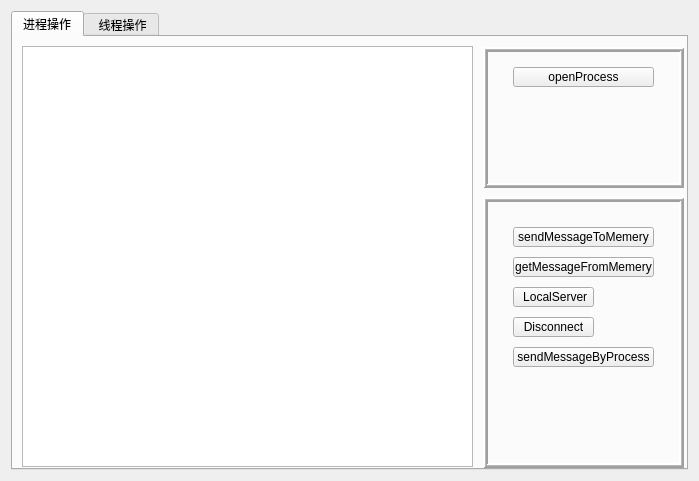
<?xml version="1.0" encoding="UTF-8"?>
<ui version="4.0">
 <class>Widget</class>
 <widget class="QWidget" name="Widget">
  <property name="geometry">
   <rect>
    <x>0</x>
    <y>0</y>
    <width>699</width>
    <height>481</height>
   </rect>
  </property>
  <property name="windowTitle">
   <string>Widget</string>
  </property>
  <layout class="QHBoxLayout" name="horizontalLayout">
   <item>
    <widget class="QTabWidget" name="tabWidget">
     <property name="sizePolicy">
      <sizepolicy hsizetype="Expanding" vsizetype="Expanding">
       <horstretch>0</horstretch>
       <verstretch>0</verstretch>
      </sizepolicy>
     </property>
     <property name="currentIndex">
      <number>0</number>
     </property>
     <widget class="QWidget" name="tab">
      <attribute name="title">
       <string>进程操作</string>
      </attribute>
      <widget class="QTextEdit" name="text">
       <property name="enabled">
        <bool>true</bool>
       </property>
       <property name="geometry">
        <rect>
         <x>9</x>
         <y>9</y>
         <width>451</width>
         <height>421</height>
        </rect>
       </property>
       <property name="sizePolicy">
        <sizepolicy hsizetype="Fixed" vsizetype="Expanding">
         <horstretch>0</horstretch>
         <verstretch>0</verstretch>
        </sizepolicy>
       </property>
      </widget>
      <widget class="QFrame" name="frame_2">
       <property name="geometry">
        <rect>
         <x>470</x>
         <y>10</y>
         <width>201</width>
         <height>141</height>
        </rect>
       </property>
       <property name="sizePolicy">
        <sizepolicy hsizetype="Preferred" vsizetype="Preferred">
         <horstretch>0</horstretch>
         <verstretch>0</verstretch>
        </sizepolicy>
       </property>
       <property name="frameShape">
        <enum>QFrame::Box</enum>
       </property>
       <property name="frameShadow">
        <enum>QFrame::Raised</enum>
       </property>
       <property name="lineWidth">
        <number>2</number>
       </property>
       <property name="midLineWidth">
        <number>1</number>
       </property>
       <widget class="QPushButton" name="openpro">
        <property name="geometry">
         <rect>
          <x>30</x>
          <y>20</y>
          <width>141</width>
          <height>20</height>
         </rect>
        </property>
        <property name="text">
         <string>openProcess</string>
        </property>
       </widget>
      </widget>
      <widget class="QFrame" name="frame">
       <property name="geometry">
        <rect>
         <x>470</x>
         <y>160</y>
         <width>201</width>
         <height>271</height>
        </rect>
       </property>
       <property name="frameShape">
        <enum>QFrame::Box</enum>
       </property>
       <property name="frameShadow">
        <enum>QFrame::Raised</enum>
       </property>
       <property name="lineWidth">
        <number>2</number>
       </property>
       <property name="midLineWidth">
        <number>1</number>
       </property>
       <widget class="QPushButton" name="sendmessage">
        <property name="geometry">
         <rect>
          <x>30</x>
          <y>30</y>
          <width>141</width>
          <height>20</height>
         </rect>
        </property>
        <property name="text">
         <string>sendMessageToMemery</string>
        </property>
       </widget>
       <widget class="QPushButton" name="getMessage">
        <property name="geometry">
         <rect>
          <x>30</x>
          <y>60</y>
          <width>141</width>
          <height>20</height>
         </rect>
        </property>
        <property name="text">
         <string>getMessageFromMemery</string>
        </property>
       </widget>
       <widget class="QPushButton" name="locserver">
        <property name="geometry">
         <rect>
          <x>30</x>
          <y>90</y>
          <width>81</width>
          <height>20</height>
         </rect>
        </property>
        <property name="text">
         <string> LocalServer</string>
        </property>
       </widget>
       <widget class="QLabel" name="connectlabel">
        <property name="geometry">
         <rect>
          <x>120</x>
          <y>90</y>
          <width>51</width>
          <height>51</height>
         </rect>
        </property>
        <property name="text">
         <string/>
        </property>
       </widget>
       <widget class="QPushButton" name="disconnect">
        <property name="geometry">
         <rect>
          <x>30</x>
          <y>120</y>
          <width>81</width>
          <height>20</height>
         </rect>
        </property>
        <property name="text">
         <string>Disconnect</string>
        </property>
       </widget>
       <widget class="QPushButton" name="sendmsgbypro">
        <property name="geometry">
         <rect>
          <x>30</x>
          <y>150</y>
          <width>141</width>
          <height>20</height>
         </rect>
        </property>
        <property name="text">
         <string>sendMessageByProcess</string>
        </property>
       </widget>
      </widget>
     </widget>
     <widget class="QWidget" name="tab_2">
      <attribute name="title">
       <string> 线程操作</string>
      </attribute>
      <layout class="QHBoxLayout" name="horizontalLayout_2">
       <item>
        <widget class="QWidget" name="widget" native="true">
         <property name="sizePolicy">
          <sizepolicy hsizetype="MinimumExpanding" vsizetype="Preferred">
           <horstretch>0</horstretch>
           <verstretch>0</verstretch>
          </sizepolicy>
         </property>
         <layout class="QVBoxLayout" name="verticalLayout_2">
          <item>
           <widget class="QLabel" name="label_1">
            <property name="frameShape">
             <enum>QFrame::Panel</enum>
            </property>
            <property name="frameShadow">
             <enum>QFrame::Sunken</enum>
            </property>
            <property name="lineWidth">
             <number>2</number>
            </property>
            <property name="text">
             <string/>
            </property>
           </widget>
          </item>
          <item>
           <widget class="QLabel" name="label_2">
            <property name="frameShape">
             <enum>QFrame::Panel</enum>
            </property>
            <property name="frameShadow">
             <enum>QFrame::Sunken</enum>
            </property>
            <property name="lineWidth">
             <number>2</number>
            </property>
            <property name="text">
             <string/>
            </property>
           </widget>
          </item>
          <item>
           <widget class="QLabel" name="label_3">
            <property name="frameShape">
             <enum>QFrame::Panel</enum>
            </property>
            <property name="frameShadow">
             <enum>QFrame::Sunken</enum>
            </property>
            <property name="lineWidth">
             <number>2</number>
            </property>
            <property name="text">
             <string/>
            </property>
           </widget>
          </item>
          <item>
           <widget class="QLabel" name="label_4">
            <property name="frameShape">
             <enum>QFrame::Panel</enum>
            </property>
            <property name="frameShadow">
             <enum>QFrame::Sunken</enum>
            </property>
            <property name="lineWidth">
             <number>2</number>
            </property>
            <property name="text">
             <string/>
            </property>
           </widget>
          </item>
         </layout>
        </widget>
       </item>
       <item>
        <spacer name="horizontalSpacer">
         <property name="orientation">
          <enum>Qt::Horizontal</enum>
         </property>
         <property name="sizeType">
          <enum>QSizePolicy::Preferred</enum>
         </property>
         <property name="sizeHint" stdset="0">
          <size>
           <width>40</width>
           <height>20</height>
          </size>
         </property>
        </spacer>
       </item>
       <item>
        <widget class="QWidget" name="widget_2" native="true">
         <layout class="QVBoxLayout" name="verticalLayout">
          <item>
           <widget class="QPushButton" name="createthread">
            <property name="sizePolicy">
             <sizepolicy hsizetype="Minimum" vsizetype="Fixed">
              <horstretch>0</horstretch>
              <verstretch>0</verstretch>
             </sizepolicy>
            </property>
            <property name="text">
             <string>createthread</string>
            </property>
           </widget>
          </item>
          <item>
           <widget class="QPushButton" name="mutex">
            <property name="text">
             <string>mutex</string>
            </property>
           </widget>
          </item>
          <item>
           <widget class="QPushButton" name="unmutex">
            <property name="text">
             <string>unmutex</string>
            </property>
           </widget>
          </item>
          <item>
           <widget class="QPushButton" name="closethread">
            <property name="text">
             <string>closethread</string>
            </property>
           </widget>
          </item>
         </layout>
        </widget>
       </item>
      </layout>
     </widget>
    </widget>
   </item>
  </layout>
 </widget>
 <resources/>
 <connections/>
</ui>
